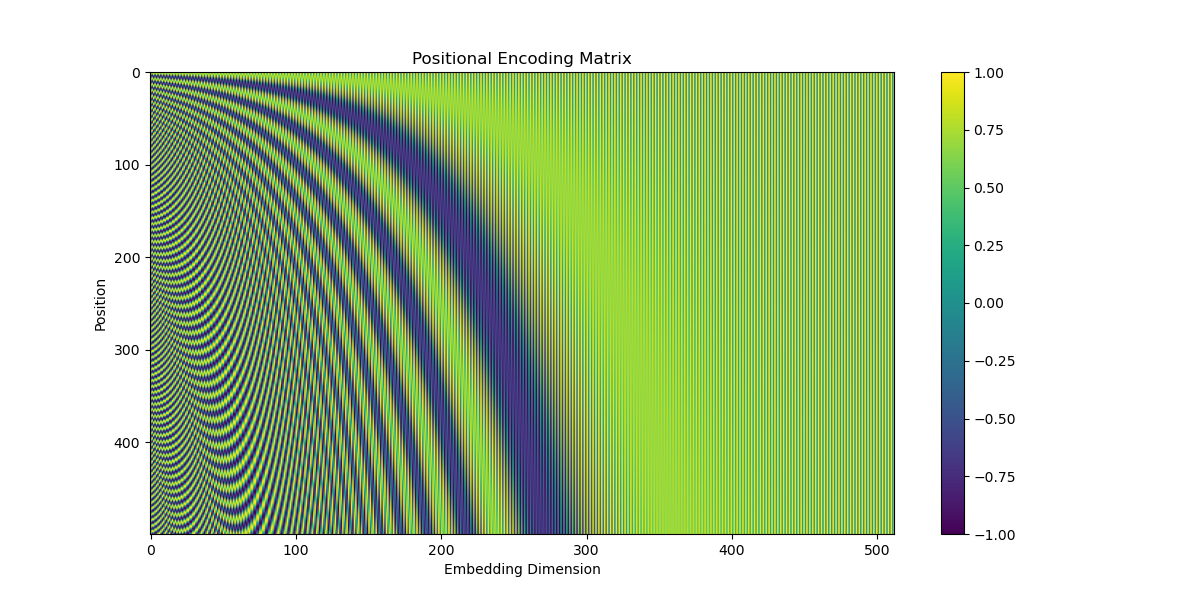

This chart was generated by the following Python code:
﻿import matplotlib.pyplot as plt
import torch
import torch.nn as nn
import torch.nn.functional as F
import math
import torchtext

# https://github.com/WKQ9411/transformer-from-scratch/blob/main/Transformer.ipynb


class PositionalEncoding(nn.Module):
    def __init__(self, d_model, max_len=500):
        """
        为序列加入位置编码
        d_model: 序列矩阵的embedding的维度
        max_len: 位置编码矩阵的最大序列长度, 这个长度可以比实际序列长度长, 相加时只要截取实际序列的长度即可
        """
        super(PositionalEncoding, self).__init__()
        self.d_model = d_model
        # 创建一个(max_len, d_model)的全零矩阵, 用于保存位置编码值
        pe = torch.zeros(max_len, d_model)
        position = torch.arange(0, max_len, dtype=torch.float).unsqueeze(
            1)  # 创建一个(max_len, 1)的矩阵, 用于保存位置索引

        # 创建一个(d_model/2,)的矩阵, 用于储存每个维度的频率因子(每两列的频率因子是相同的, 因此一共有d_model/2个频率因子)
        # torch.arange(0, d_model, 2).float()相当于生成位置编码公式中的索引i
        # 使用log和exp分开计算能够确保在数值范围内进行线性缩放, 从而避免浮点数溢出或精度丢失
        div_term = torch.exp(torch.arange(
            0, d_model, 2).float() * (-math.log(10000.0) / d_model))

        # 计算位置编码
        # 对于维度的偶数列
        pe[:, 0::2] = torch.sin(
            position * div_term
        )  # 偶数列使用sin函数 # 由广播机制：(max_len, 1)*(d_model/2,)->(max_len, d_model/2)
        pe[:, 1::2] = torch.cos(position * div_term)  # 奇数列使用cos函数

        # 增加一个batch维度, 使其能够与输入张量相加
        pe = pe.unsqueeze(0)  # (max_len, d_model)->(1, max_len, d_model)
        # 将位置编码矩阵注册为模型的缓冲区, 这样它将不会被认为是模型的参数
        # 缓冲区会随着模型一起保存和加载
        self.register_buffer("pe", pe)

    def forward(self, x):
        """
        input: (batch_size, seq_len, d_model)
        output: (batch_size, seq_len, d_model)
        """
        # 原文3.4节中提到, 为了使得单词嵌入表示相对大一些, 乘sqrt(d_model), 以确保嵌入向量的值不会被位置编码淹没。
        x = x * math.sqrt(self.d_model)
        # 将位置编码添加到输入张量上
        # 位置编码依据max_len生成, 而输入序列长度的seq_len应小于等于max_len
        # 通常会将输入序列补全或截断到统一长度, 让这个长度等于max_len即可
        x = x + self.pe[:, : x.size(1), :]
        return x


# 可视化
d_model = 512  # 例如，模型的维度
pe = PositionalEncoding(d_model)
# 创建一个随机张量，形状为 (batch_size, seq_len, d_model)
x = torch.randn(32, 50, d_model)

# 添加位置编码
x = pe(x)
print(x.shape)  # 应该输出 torch.Size([32, 50, 512])

# 获取位置编码矩阵
pe_matrix = pe.pe[0]

# 绘制位置编码矩阵
plt.figure(figsize=(12, 6))
plt.imshow(pe_matrix.detach().numpy(), aspect="auto", cmap="viridis")
plt.colorbar()
plt.title("Positional Encoding Matrix")
plt.xlabel("Embedding Dimension")
plt.ylabel("Position")
plt.show()
plt.savefig("position.png")  # 保存图像为文件
